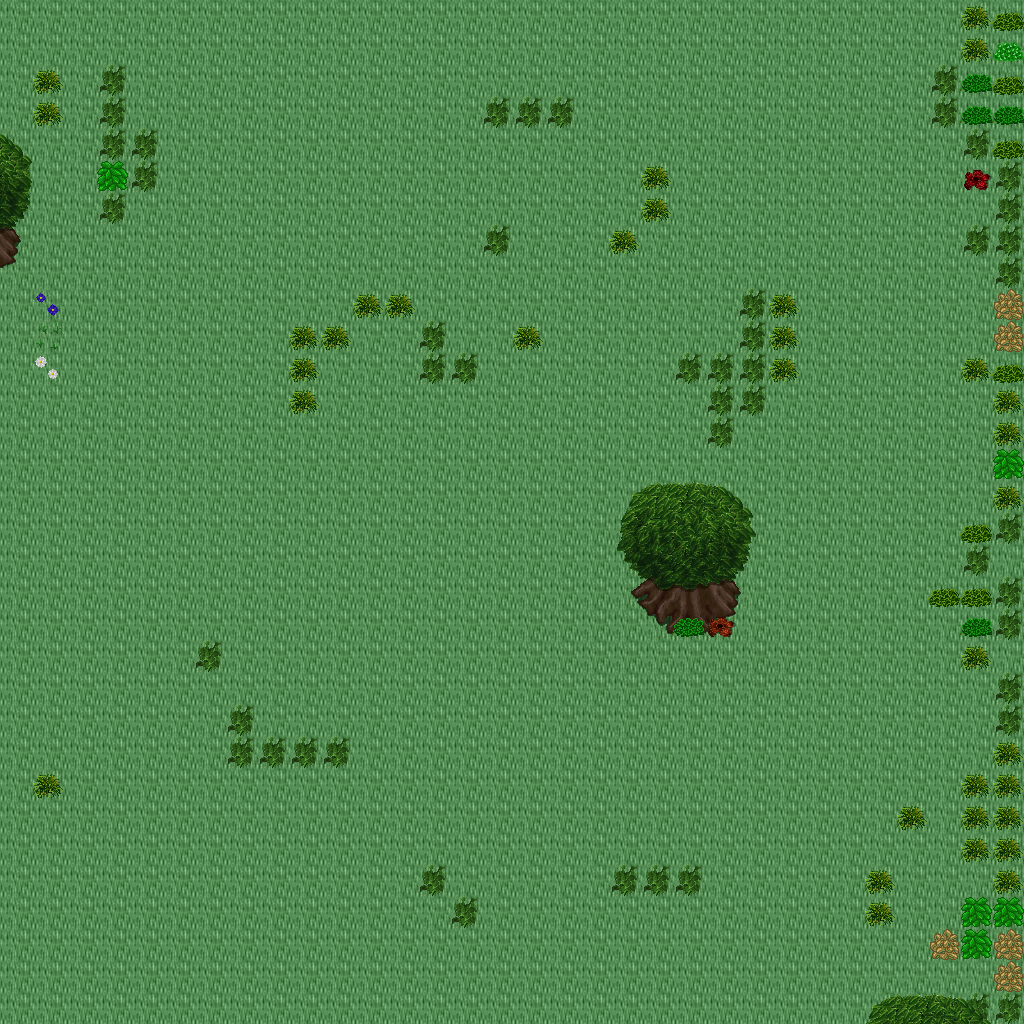

The image is a tile-based game level rendered from a .tmx file. Its description and source (layers, tilesets, objects; grid data summarised) follow:
An orthogonal 32x32 tile map with 32x32 px tiles, 5 tile layers (Ground, Objects, Objects2, Above, ...), 1 hidden layer not drawn, 32 tilesets.

<map version="1.10" tiledversion="1.11.0" orientation="orthogonal" renderorder="right-down" width="32" height="32" tilewidth="32" tileheight="32" infinite="0" nextlayerid="11" nextobjectid="1">
 <tileset firstgid="1" name="building_wall_int_wall_pale" tilewidth="32" tileheight="32" tilecount="16" columns="2">
  <image source="../drawable/building_wall_int_wall_pale.png" width="64" height="256" />
 </tileset>
 <tileset firstgid="17" name="ground_ground" tilewidth="32" tileheight="32" tilecount="33" columns="3">
  <image source="../drawable/ground_ground.png" width="96" height="352" />
 </tileset>
 <tileset firstgid="50" name="plant_bush_bushes" tilewidth="32" tileheight="32" tilecount="10" columns="5">
  <image source="../drawable/plant_bush_bushes.png" width="160" height="64" />
 </tileset>
 <tileset firstgid="60" name="plant_flower_daisy_blue" tilewidth="32" tileheight="32" tilecount="8" columns="2">
  <image source="../drawable/plant_flower_daisy_blue.png" width="64" height="128" />
 </tileset>
 <tileset firstgid="68" name="plant_flower_daisy_red" tilewidth="32" tileheight="32" tilecount="8" columns="2">
  <image source="../drawable/plant_flower_daisy_red.png" width="64" height="128" />
 </tileset>
 <tileset firstgid="76" name="plant_flower_daisy_white" tilewidth="32" tileheight="32" tilecount="8" columns="2">
  <image source="../drawable/plant_flower_daisy_white.png" width="64" height="128" />
 </tileset>
 <tileset firstgid="84" name="plant_flower_daisy_yellow" tilewidth="32" tileheight="32" tilecount="8" columns="2">
  <image source="../drawable/plant_flower_daisy_yellow.png" width="64" height="128" />
 </tileset>
 <tileset firstgid="92" name="plant_tree_tree_green" tilewidth="32" tileheight="32" tilecount="88" columns="8">
  <image source="../drawable/plant_tree_tree_green.png" width="256" height="352" />
 </tileset>
 <tileset firstgid="180" name="ground_ladder_steps" tilewidth="32" tileheight="32" tilecount="6" columns="3">
  <image source="../drawable/ground_ladder_steps.png" width="96" height="64" />
 </tileset>
 <tileset firstgid="186" name="building_fence_wooden_brown_fence" tilewidth="32" tileheight="32" tilecount="42" columns="7">
  <image source="../drawable/building_fence_wooden_brown_fence.png" width="224" height="192" />
 </tileset>
 <tileset firstgid="228" name="ground_earth_edges" tilewidth="32" tileheight="32" tilecount="18" columns="6">
  <image source="../drawable/ground_earth_edges.png" width="192" height="96" />
 </tileset>
 <tileset firstgid="246" name="ground_grass_edges" tilewidth="32" tileheight="32" tilecount="36" columns="12">
  <image source="../drawable/ground_grass_edges.png" width="384" height="96" />
 </tileset>
 <tileset firstgid="282" name="ground_grass_corners" tilewidth="32" tileheight="32" tilecount="24" columns="6">
  <image source="../drawable/ground_grass_corners.png" width="192" height="128" />
 </tileset>
 <tileset firstgid="306" name="logic_collision" tilewidth="32" tileheight="32" tilecount="1" columns="1">
  <image source="../drawable/logic_collision.png" width="32" height="32" />
 </tileset>
 <tileset firstgid="307" name="plant_tree_apple_tree" tilewidth="32" tileheight="32" tilecount="9" columns="3">
  <image source="../drawable/plant_tree_apple_tree.png" width="96" height="96" />
 </tileset>
 <tileset firstgid="316" name="plant_flower_pointed_yellow" tilewidth="32" tileheight="32" tilecount="2" columns="2">
  <image source="../drawable/plant_flower_pointed_yellow.png" width="64" height="32" />
 </tileset>
 <tileset firstgid="318" name="plant_flower_planted_containers" tilewidth="32" tileheight="32" tilecount="16" columns="4">
  <image source="../drawable/plant_flower_planted_containers.png" width="128" height="128" />
 </tileset>
 <tileset firstgid="334" name="item_firewood" tilewidth="32" tileheight="32" tilecount="12" columns="3">
  <image source="../drawable/item_firewood.png" width="96" height="128" />
 </tileset>
 <tileset firstgid="346" name="plant_flower_hothouse_flowers" tilewidth="32" tileheight="32" tilecount="72" columns="6">
  <image source="../drawable/plant_flower_hothouse_flowers.png" width="192" height="384" />
 </tileset>
 <tileset firstgid="418" name="ground_water_pool" tilewidth="32" tileheight="32" tilecount="72" columns="3">
  <image source="../drawable/ground_water_pool.png" width="96" height="768" />
 </tileset>
 <tileset firstgid="490" name="ground_rock_rubble" tilewidth="32" tileheight="32" tilecount="9" columns="3">
  <image source="../drawable/ground_rock_rubble.png" width="96" height="96" />
 </tileset>
 <tileset firstgid="499" name="logic_portal" tilewidth="32" tileheight="32" tilecount="24" columns="8">
  <image source="../drawable/logic_portal.png" width="256" height="96" />
 </tileset>
 <tileset firstgid="523" name="logic_creature_animal" tilewidth="32" tileheight="32" tilecount="32" columns="8">
  <image source="../drawable/logic_creature_animal.png" width="256" height="128" />
 </tileset>
 <tileset firstgid="555" name="logic_item_resources" tilewidth="32" tileheight="32" tilecount="6" columns="6">
  <image source="../drawable/logic_item_resources.png" width="192" height="32" />
 </tileset>
 <tileset firstgid="561" name="ground_rock_rocks_3" tilewidth="32" tileheight="32" tilecount="16" columns="4">
  <image source="../drawable/ground_rock_rocks_3.png" width="128" height="128" />
 </tileset>
 <tileset firstgid="577" name="ground_rock_rocks" tilewidth="32" tileheight="32" tilecount="4" columns="2">
  <image source="../drawable/ground_rock_rocks.png" width="64" height="64" />
 </tileset>
 <tileset firstgid="581" name="logic_item_fruits" tilewidth="32" tileheight="32" tilecount="16" columns="8">
  <image source="../drawable/logic_item_fruits.png" width="256" height="64" />
 </tileset>
 <tileset firstgid="597" name="item_postbox" tilewidth="32" tileheight="32" tilecount="4" columns="2">
  <image source="../drawable/item_postbox.png" width="64" height="64" />
 </tileset>
 <tileset firstgid="601" name="plant_tree_umbrella_thorn" tilewidth="32" tileheight="32" tilecount="18" columns="6">
  <image source="../drawable/plant_tree_umbrella_thorn.png" width="192" height="96" />
 </tileset>
 <tileset firstgid="619" name="plant_grasses" tilewidth="32" tileheight="32" tilecount="6" columns="3">
  <image source="../drawable/plant_grasses.png" width="96" height="64" />
 </tileset>
 <tileset firstgid="625" name="building_house_pink_blue" tilewidth="32" tileheight="32" tilecount="99" columns="11">
  <image source="../drawable/building_house_pink_blue.png" width="352" height="288" />
 </tileset>
 <tileset firstgid="724" name="logic_creature_fowl" tilewidth="32" tileheight="32" tilecount="6" columns="6">
  <image source="../drawable/logic_creature_fowl.png" width="192" height="32" />
 </tileset>
 <layer id="1" name="Ground" width="32" height="32">
  <data>[1024 cells, 1024 non-empty, 1 distinct tile ids]</data>
 </layer>
 <layer id="2" name="Objects" width="32" height="32">
  <data>[1024 cells, 11 non-empty, 11 distinct tile ids]</data>
 </layer>
 <layer id="3" name="Objects2" width="32" height="32">
  <data>[1024 cells, 107 non-empty, 9 distinct tile ids]</data>
 </layer>
 <layer id="4" name="Above" width="32" height="32">
  <data>[1024 cells, 25 non-empty, 24 distinct tile ids]</data>
 </layer>
 <layer id="5" name="Above2" width="32" height="32">
  <data>[1024 cells, 0 non-empty, 0 distinct tile ids]</data>
 </layer>
 <layer id="6" name="Walkable" width="32" height="32" visible="0">
  <data>[1024 cells, 112 non-empty, 1 distinct tile ids]</data>
 </layer>
 <objectgroup id="7" name="Mapevents" />
 <objectgroup id="8" name="Spawn" />
 <objectgroup id="9" name="Keys" />
 <objectgroup id="10" name="Replace" />
</map>
